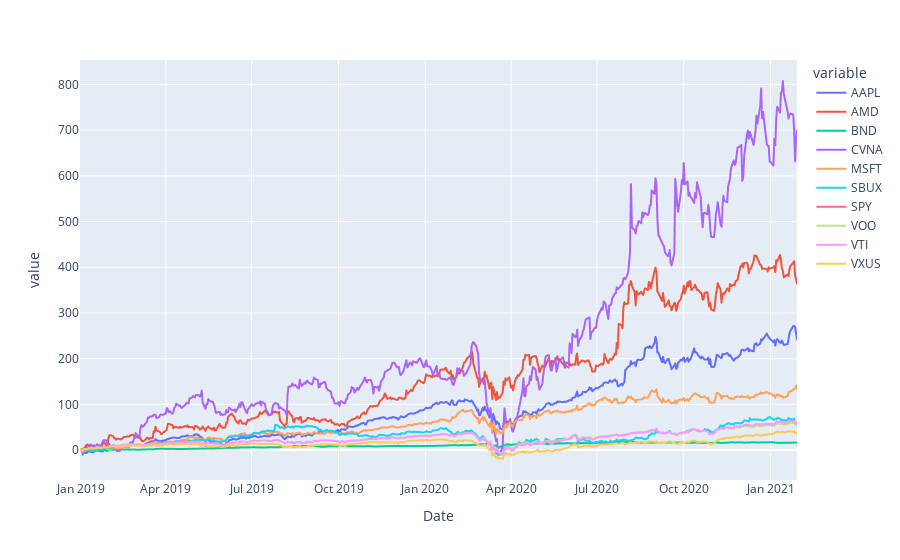

The notebook cell this image was saved under:
### Code cell
import plotly.express as px 

# Loading the iris dataset 
melted = pd.melt(adj_close, ignore_index = False)

fig = px.line(melted,y="value",  
              color="variable") 
fig.show()

### Figure 1 — Plotly figure (JSON) as saved in the notebook; plotly's stock layout.template omitted (floating-point values rounded to 4 significant figures; data arrays with more than 128 entries replaced by an {"elided": "..."} marker saying what was removed)
{"data": [{"hovertemplate": "variable=AAPL<br>Date=%{x}<br>value=%{y}<extra></extra>", "legendgroup": "AAPL", "line": {"color": "#636efa", "dash": "solid"}, "mode": "lines", "name": "AAPL", "showlegend": true, "type": "scattergl", "x": {"elided": "525 str values"}, "xaxis": "x", "y": {"elided": "525 float values"}, "yaxis": "y"}, {"hovertemplate": "variable=AMD<br>Date=%{x}<br>value=%{y}<extra></extra>", "legendgroup": "AMD", "line": {"color": "#EF553B", "dash": "solid"}, "mode": "lines", "name": "AMD", "showlegend": true, "type": "scattergl", "x": {"elided": "525 str values"}, "xaxis": "x", "y": {"elided": "525 float values"}, "yaxis": "y"}, {"hovertemplate": "variable=BND<br>Date=%{x}<br>value=%{y}<extra></extra>", "legendgroup": "BND", "line": {"color": "#00cc96", "dash": "solid"}, "mode": "lines", "name": "BND", "showlegend": true, "type": "scattergl", "x": {"elided": "525 str values"}, "xaxis": "x", "y": {"elided": "525 float values"}, "yaxis": "y"}, {"hovertemplate": "variable=CVNA<br>Date=%{x}<br>value=%{y}<extra></extra>", "legendgroup": "CVNA", "line": {"color": "#ab63fa", "dash": "solid"}, "mode": "lines", "name": "CVNA", "showlegend": true, "type": "scattergl", "x": {"elided": "525 str values"}, "xaxis": "x", "y": {"elided": "525 float values"}, "yaxis": "y"}, {"hovertemplate": "variable=MSFT<br>Date=%{x}<br>value=%{y}<extra></extra>", "legendgroup": "MSFT", "line": {"color": "#FFA15A", "dash": "solid"}, "mode": "lines", "name": "MSFT", "showlegend": true, "type": "scattergl", "x": {"elided": "525 str values"}, "xaxis": "x", "y": {"elided": "525 float values"}, "yaxis": "y"}, {"hovertemplate": "variable=SBUX<br>Date=%{x}<br>value=%{y}<extra></extra>", "legendgroup": "SBUX", "line": {"color": "#19d3f3", "dash": "solid"}, "mode": "lines", "name": "SBUX", "showlegend": true, "type": "scattergl", "x": {"elided": "525 str values"}, "xaxis": "x", "y": {"elided": "525 float values"}, "yaxis": "y"}, {"hovertemplate": "variable=SPY<br>Date=%{x}<br>value=%{y}<extra></extra>", "legendgroup": "SPY", "line": {"color": "#FF6692", "dash": "solid"}, "mode": "lines", "name": "SPY", "showlegend": true, "type": "scattergl", "x": {"elided": "525 str values"}, "xaxis": "x", "y": {"elided": "525 float values"}, "yaxis": "y"}, {"hovertemplate": "variable=VOO<br>Date=%{x}<br>value=%{y}<extra></extra>", "legendgroup": "VOO", "line": {"color": "#B6E880", "dash": "solid"}, "mode": "lines", "name": "VOO", "showlegend": true, "type": "scattergl", "x": {"elided": "525 str values"}, "xaxis": "x", "y": {"elided": "525 float values"}, "yaxis": "y"}, {"hovertemplate": "variable=VTI<br>Date=%{x}<br>value=%{y}<extra></extra>", "legendgroup": "VTI", "line": {"color": "#FF97FF", "dash": "solid"}, "mode": "lines", "name": "VTI", "showlegend": true, "type": "scattergl", "x": {"elided": "525 str values"}, "xaxis": "x", "y": {"elided": "525 float values"}, "yaxis": "y"}, {"hovertemplate": "variable=VXUS<br>Date=%{x}<br>value=%{y}<extra></extra>", "legendgroup": "VXUS", "line": {"color": "#FECB52", "dash": "solid"}, "mode": "lines", "name": "VXUS", "showlegend": true, "type": "scattergl", "x": {"elided": "525 str values"}, "xaxis": "x", "y": {"elided": "525 float values"}, "yaxis": "y"}], "layout": {"legend": {"title": {"text": "variable"}, "tracegroupgap": 0}, "margin": {"t": 60}, "xaxis": {"anchor": "y", "domain": [0, 1], "title": {"text": "Date"}}, "yaxis": {"anchor": "x", "domain": [0, 1], "title": {"text": "value"}}}}
